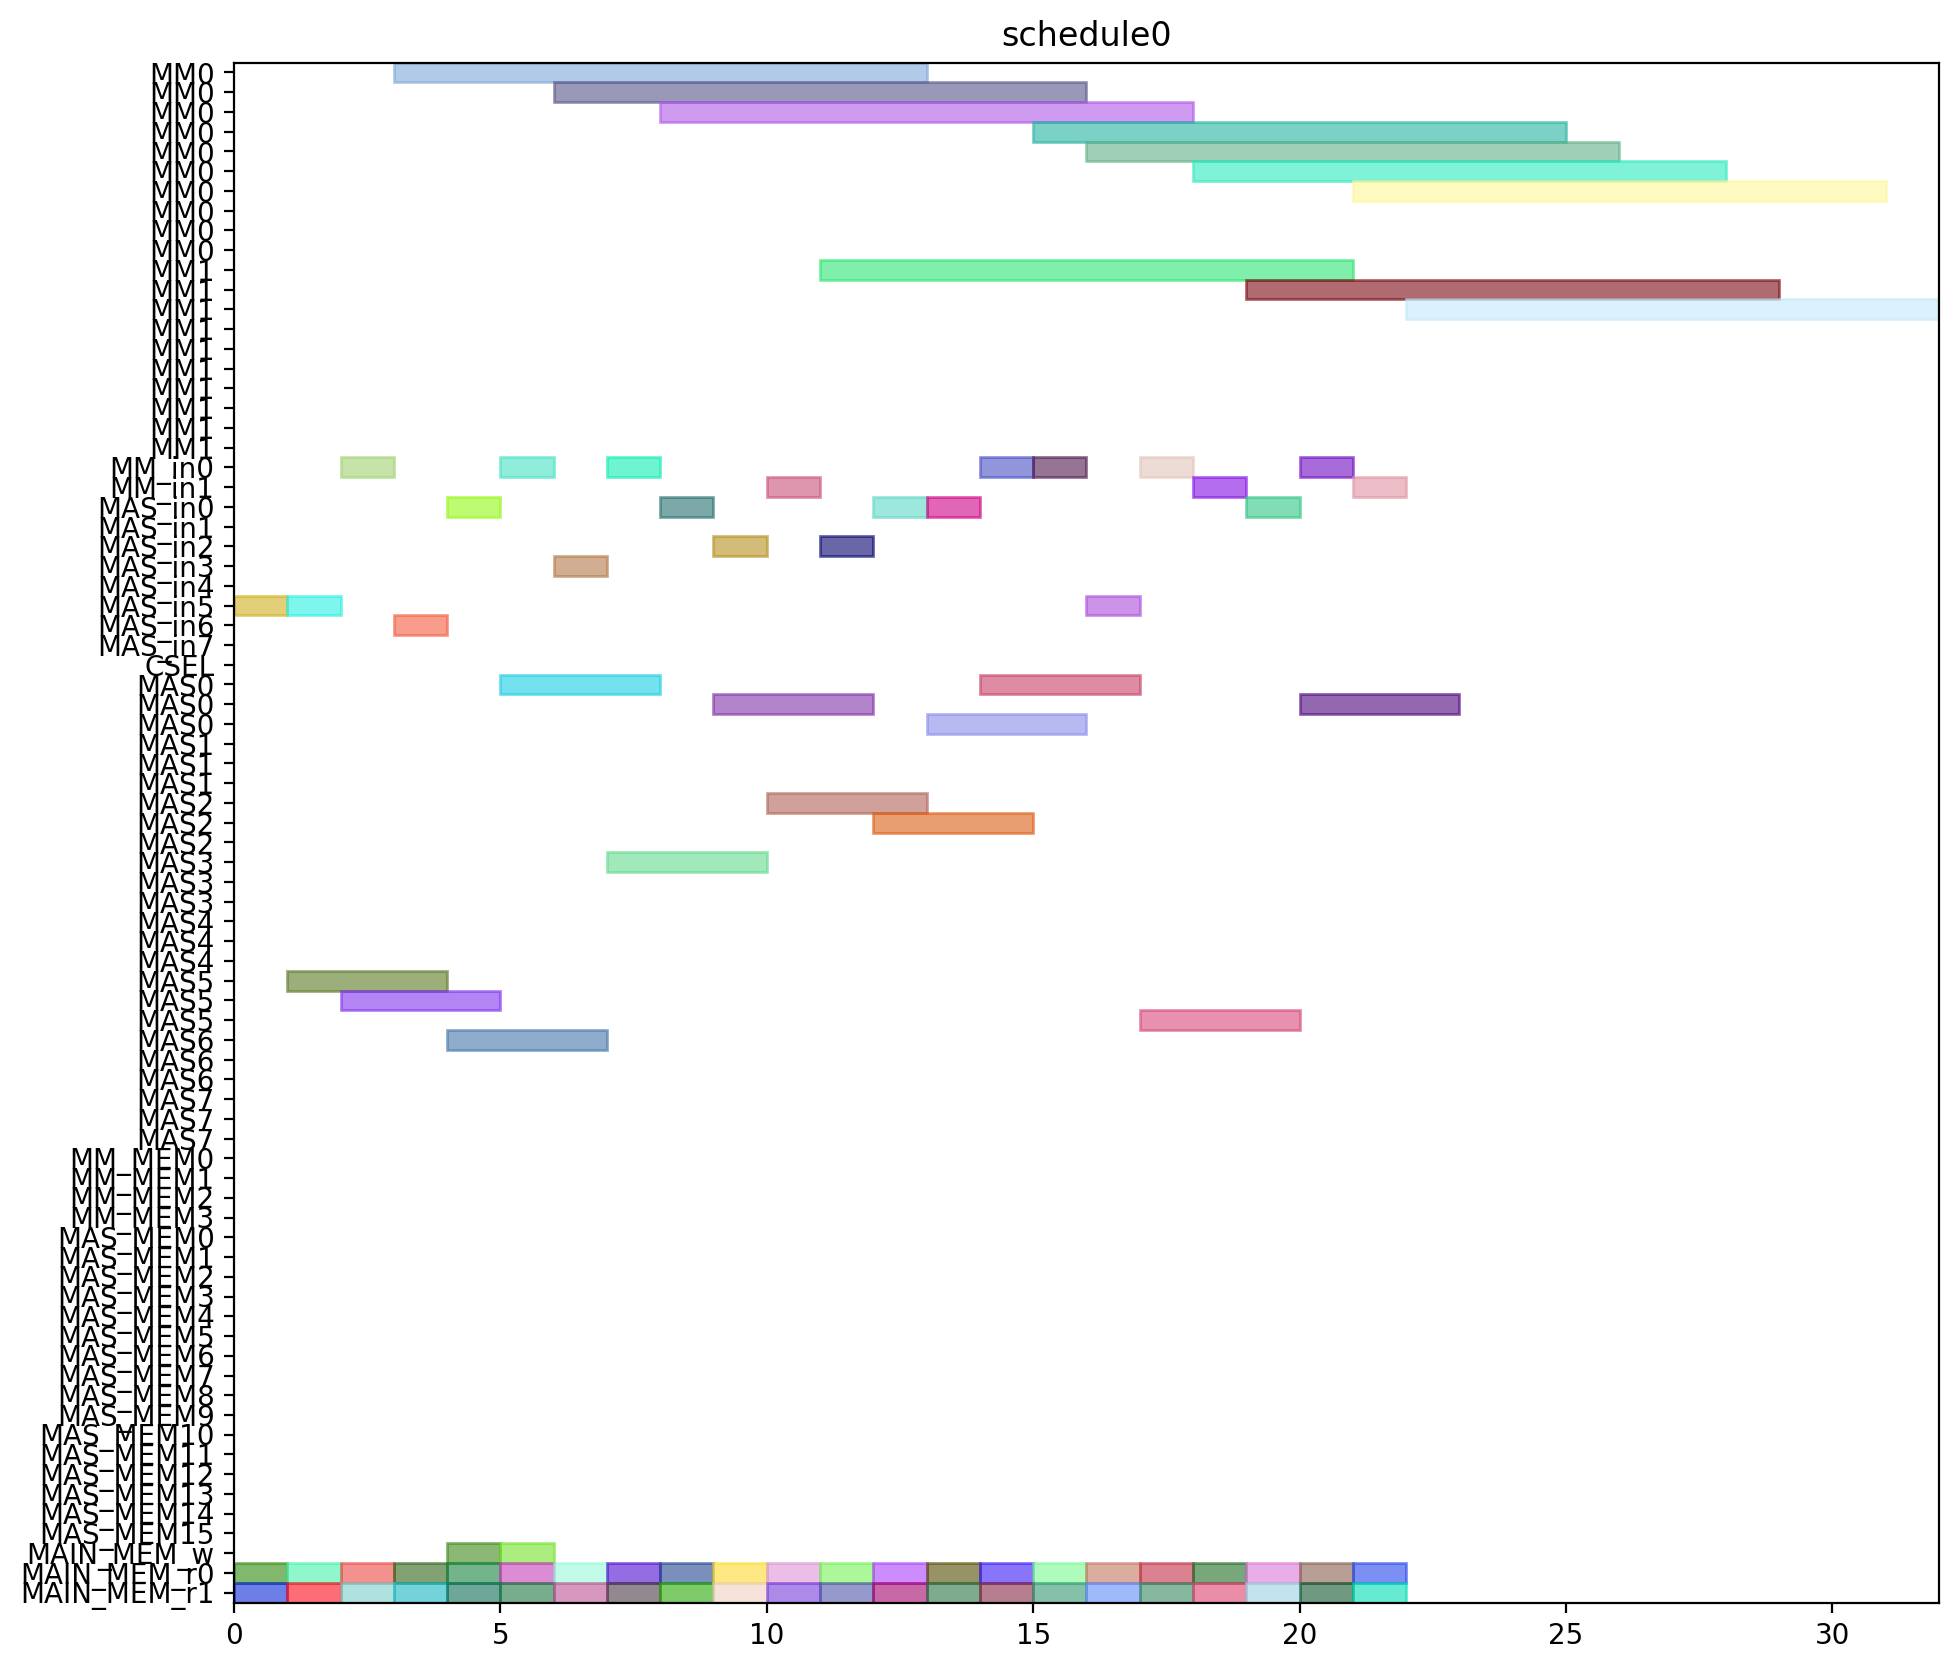

Write Python code to recreate this figure.
from pyschedule import Scenario, solvers, plotters, alt


def solve():
	horizon = 120
	S = Scenario("schedule0", horizon=horizon)

	# resource
	MM = S.Resources('MM', num=2, size=10)
	MM_in = S.Resources('MM_in', num=2)
	MAS_in = S.Resources('MAS_in', num=8)
	CSEL = S.Resource('CSEL')
	MAS = S.Resources('MAS', num=8, size=3, periods=range(1, horizon))
	MM_MEM = S.Resources('MM_MEM', num=4)
	MAS_MEM = S.Resources('MAS_MEM', num=16)
	MAIN_MEM_w = S.Resource('MAIN_MEM_w', size=1)
	MAIN_MEM_r = S.Resources('MAIN_MEM_r', num=2)

	# result of previous scheduling

	# new tasks
	c10_t0 = S.Task('c10_t0', length=10, delay_cost=1)
	c10_t0 += alt(MM)
	c10_t0_in = S.Task('c10_t0_in', length=1, delay_cost=1)
	c10_t0_in += alt(MM_in)
	S += c10_t0_in*MM_in[0]<=c10_t0*MM[0]
	S += c10_t0_in*MM_in[1]<=c10_t0*MM[1]
	c10_t0_mem0 = S.Task('c10_t0_mem0', length=1, delay_cost=1)
	c10_t0_mem0 += MAIN_MEM_r[0]
	S += c10_t0_mem0 <= c10_t0

	c10_t0_mem1 = S.Task('c10_t0_mem1', length=1, delay_cost=1)
	c10_t0_mem1 += MAIN_MEM_r[1]
	S += c10_t0_mem1 <= c10_t0

	c10_t1 = S.Task('c10_t1', length=10, delay_cost=1)
	c10_t1 += alt(MM)
	c10_t1_in = S.Task('c10_t1_in', length=1, delay_cost=1)
	c10_t1_in += alt(MM_in)
	S += c10_t1_in*MM_in[0]<=c10_t1*MM[0]
	S += c10_t1_in*MM_in[1]<=c10_t1*MM[1]
	c10_t1_mem0 = S.Task('c10_t1_mem0', length=1, delay_cost=1)
	c10_t1_mem0 += MAIN_MEM_r[0]
	S += c10_t1_mem0 <= c10_t1

	c10_t1_mem1 = S.Task('c10_t1_mem1', length=1, delay_cost=1)
	c10_t1_mem1 += MAIN_MEM_r[1]
	S += c10_t1_mem1 <= c10_t1

	c10_t2 = S.Task('c10_t2', length=3, delay_cost=1)
	c10_t2 += alt(MAS)
	c10_t2_in = S.Task('c10_t2_in', length=1, delay_cost=1)
	c10_t2_in += alt(MAS_in)
	S += c10_t2_in*MAS_in[0]<=c10_t2*MAS[0]

	S += c10_t2_in*MAS_in[1]<=c10_t2*MAS[1]

	S += c10_t2_in*MAS_in[2]<=c10_t2*MAS[2]

	S += c10_t2_in*MAS_in[3]<=c10_t2*MAS[3]

	S += c10_t2_in*MAS_in[4]<=c10_t2*MAS[4]

	S += c10_t2_in*MAS_in[5]<=c10_t2*MAS[5]

	S += c10_t2_in*MAS_in[6]<=c10_t2*MAS[6]

	S += c10_t2_in*MAS_in[7]<=c10_t2*MAS[7]

	c10_t2_mem0 = S.Task('c10_t2_mem0', length=1, delay_cost=1)
	c10_t2_mem0 += MAIN_MEM_r[0]
	S += c10_t2_mem0 <= c10_t2

	c10_t2_mem1 = S.Task('c10_t2_mem1', length=1, delay_cost=1)
	c10_t2_mem1 += MAIN_MEM_r[1]
	S += c10_t2_mem1 <= c10_t2

	c10_t3 = S.Task('c10_t3', length=3, delay_cost=1)
	c10_t3 += alt(MAS)
	c10_t3_in = S.Task('c10_t3_in', length=1, delay_cost=1)
	c10_t3_in += alt(MAS_in)
	S += c10_t3_in*MAS_in[0]<=c10_t3*MAS[0]

	S += c10_t3_in*MAS_in[1]<=c10_t3*MAS[1]

	S += c10_t3_in*MAS_in[2]<=c10_t3*MAS[2]

	S += c10_t3_in*MAS_in[3]<=c10_t3*MAS[3]

	S += c10_t3_in*MAS_in[4]<=c10_t3*MAS[4]

	S += c10_t3_in*MAS_in[5]<=c10_t3*MAS[5]

	S += c10_t3_in*MAS_in[6]<=c10_t3*MAS[6]

	S += c10_t3_in*MAS_in[7]<=c10_t3*MAS[7]

	c10_t3_mem0 = S.Task('c10_t3_mem0', length=1, delay_cost=1)
	c10_t3_mem0 += MAIN_MEM_r[0]
	S += c10_t3_mem0 <= c10_t3

	c10_t3_mem1 = S.Task('c10_t3_mem1', length=1, delay_cost=1)
	c10_t3_mem1 += MAIN_MEM_r[1]
	S += c10_t3_mem1 <= c10_t3

	c20_t0 = S.Task('c20_t0', length=10, delay_cost=1)
	c20_t0 += alt(MM)
	c20_t0_in = S.Task('c20_t0_in', length=1, delay_cost=1)
	c20_t0_in += alt(MM_in)
	S += c20_t0_in*MM_in[0]<=c20_t0*MM[0]
	S += c20_t0_in*MM_in[1]<=c20_t0*MM[1]
	c20_t0_mem0 = S.Task('c20_t0_mem0', length=1, delay_cost=1)
	c20_t0_mem0 += MAIN_MEM_r[0]
	S += c20_t0_mem0 <= c20_t0

	c20_t0_mem1 = S.Task('c20_t0_mem1', length=1, delay_cost=1)
	c20_t0_mem1 += MAIN_MEM_r[1]
	S += c20_t0_mem1 <= c20_t0

	c20_t1 = S.Task('c20_t1', length=10, delay_cost=1)
	c20_t1 += alt(MM)
	c20_t1_in = S.Task('c20_t1_in', length=1, delay_cost=1)
	c20_t1_in += alt(MM_in)
	S += c20_t1_in*MM_in[0]<=c20_t1*MM[0]
	S += c20_t1_in*MM_in[1]<=c20_t1*MM[1]
	c20_t1_mem0 = S.Task('c20_t1_mem0', length=1, delay_cost=1)
	c20_t1_mem0 += MAIN_MEM_r[0]
	S += c20_t1_mem0 <= c20_t1

	c20_t1_mem1 = S.Task('c20_t1_mem1', length=1, delay_cost=1)
	c20_t1_mem1 += MAIN_MEM_r[1]
	S += c20_t1_mem1 <= c20_t1

	c20_t2 = S.Task('c20_t2', length=3, delay_cost=1)
	c20_t2 += alt(MAS)
	c20_t2_in = S.Task('c20_t2_in', length=1, delay_cost=1)
	c20_t2_in += alt(MAS_in)
	S += c20_t2_in*MAS_in[0]<=c20_t2*MAS[0]

	S += c20_t2_in*MAS_in[1]<=c20_t2*MAS[1]

	S += c20_t2_in*MAS_in[2]<=c20_t2*MAS[2]

	S += c20_t2_in*MAS_in[3]<=c20_t2*MAS[3]

	S += c20_t2_in*MAS_in[4]<=c20_t2*MAS[4]

	S += c20_t2_in*MAS_in[5]<=c20_t2*MAS[5]

	S += c20_t2_in*MAS_in[6]<=c20_t2*MAS[6]

	S += c20_t2_in*MAS_in[7]<=c20_t2*MAS[7]

	c20_t2_mem0 = S.Task('c20_t2_mem0', length=1, delay_cost=1)
	c20_t2_mem0 += MAIN_MEM_r[0]
	S += c20_t2_mem0 <= c20_t2

	c20_t2_mem1 = S.Task('c20_t2_mem1', length=1, delay_cost=1)
	c20_t2_mem1 += MAIN_MEM_r[1]
	S += c20_t2_mem1 <= c20_t2

	c20_t3 = S.Task('c20_t3', length=3, delay_cost=1)
	c20_t3 += alt(MAS)
	c20_t3_in = S.Task('c20_t3_in', length=1, delay_cost=1)
	c20_t3_in += alt(MAS_in)
	S += c20_t3_in*MAS_in[0]<=c20_t3*MAS[0]

	S += c20_t3_in*MAS_in[1]<=c20_t3*MAS[1]

	S += c20_t3_in*MAS_in[2]<=c20_t3*MAS[2]

	S += c20_t3_in*MAS_in[3]<=c20_t3*MAS[3]

	S += c20_t3_in*MAS_in[4]<=c20_t3*MAS[4]

	S += c20_t3_in*MAS_in[5]<=c20_t3*MAS[5]

	S += c20_t3_in*MAS_in[6]<=c20_t3*MAS[6]

	S += c20_t3_in*MAS_in[7]<=c20_t3*MAS[7]

	c20_t3_mem0 = S.Task('c20_t3_mem0', length=1, delay_cost=1)
	c20_t3_mem0 += MAIN_MEM_r[0]
	S += c20_t3_mem0 <= c20_t3

	c20_t3_mem1 = S.Task('c20_t3_mem1', length=1, delay_cost=1)
	c20_t3_mem1 += MAIN_MEM_r[1]
	S += c20_t3_mem1 <= c20_t3

	c01_t0 = S.Task('c01_t0', length=10, delay_cost=1)
	c01_t0 += alt(MM)
	c01_t0_in = S.Task('c01_t0_in', length=1, delay_cost=1)
	c01_t0_in += alt(MM_in)
	S += c01_t0_in*MM_in[0]<=c01_t0*MM[0]
	S += c01_t0_in*MM_in[1]<=c01_t0*MM[1]
	c01_t0_mem0 = S.Task('c01_t0_mem0', length=1, delay_cost=1)
	c01_t0_mem0 += MAIN_MEM_r[0]
	S += c01_t0_mem0 <= c01_t0

	c01_t0_mem1 = S.Task('c01_t0_mem1', length=1, delay_cost=1)
	c01_t0_mem1 += MAIN_MEM_r[1]
	S += c01_t0_mem1 <= c01_t0

	c01_t1 = S.Task('c01_t1', length=10, delay_cost=1)
	c01_t1 += alt(MM)
	c01_t1_in = S.Task('c01_t1_in', length=1, delay_cost=1)
	c01_t1_in += alt(MM_in)
	S += c01_t1_in*MM_in[0]<=c01_t1*MM[0]
	S += c01_t1_in*MM_in[1]<=c01_t1*MM[1]
	c01_t1_mem0 = S.Task('c01_t1_mem0', length=1, delay_cost=1)
	c01_t1_mem0 += MAIN_MEM_r[0]
	S += c01_t1_mem0 <= c01_t1

	c01_t1_mem1 = S.Task('c01_t1_mem1', length=1, delay_cost=1)
	c01_t1_mem1 += MAIN_MEM_r[1]
	S += c01_t1_mem1 <= c01_t1

	c01_t2 = S.Task('c01_t2', length=3, delay_cost=1)
	c01_t2 += alt(MAS)
	c01_t2_in = S.Task('c01_t2_in', length=1, delay_cost=1)
	c01_t2_in += alt(MAS_in)
	S += c01_t2_in*MAS_in[0]<=c01_t2*MAS[0]

	S += c01_t2_in*MAS_in[1]<=c01_t2*MAS[1]

	S += c01_t2_in*MAS_in[2]<=c01_t2*MAS[2]

	S += c01_t2_in*MAS_in[3]<=c01_t2*MAS[3]

	S += c01_t2_in*MAS_in[4]<=c01_t2*MAS[4]

	S += c01_t2_in*MAS_in[5]<=c01_t2*MAS[5]

	S += c01_t2_in*MAS_in[6]<=c01_t2*MAS[6]

	S += c01_t2_in*MAS_in[7]<=c01_t2*MAS[7]

	c01_t2_mem0 = S.Task('c01_t2_mem0', length=1, delay_cost=1)
	c01_t2_mem0 += MAIN_MEM_r[0]
	S += c01_t2_mem0 <= c01_t2

	c01_t2_mem1 = S.Task('c01_t2_mem1', length=1, delay_cost=1)
	c01_t2_mem1 += MAIN_MEM_r[1]
	S += c01_t2_mem1 <= c01_t2

	c01_t3 = S.Task('c01_t3', length=3, delay_cost=1)
	c01_t3 += alt(MAS)
	c01_t3_in = S.Task('c01_t3_in', length=1, delay_cost=1)
	c01_t3_in += alt(MAS_in)
	S += c01_t3_in*MAS_in[0]<=c01_t3*MAS[0]

	S += c01_t3_in*MAS_in[1]<=c01_t3*MAS[1]

	S += c01_t3_in*MAS_in[2]<=c01_t3*MAS[2]

	S += c01_t3_in*MAS_in[3]<=c01_t3*MAS[3]

	S += c01_t3_in*MAS_in[4]<=c01_t3*MAS[4]

	S += c01_t3_in*MAS_in[5]<=c01_t3*MAS[5]

	S += c01_t3_in*MAS_in[6]<=c01_t3*MAS[6]

	S += c01_t3_in*MAS_in[7]<=c01_t3*MAS[7]

	c01_t3_mem0 = S.Task('c01_t3_mem0', length=1, delay_cost=1)
	c01_t3_mem0 += MAIN_MEM_r[0]
	S += c01_t3_mem0 <= c01_t3

	c01_t3_mem1 = S.Task('c01_t3_mem1', length=1, delay_cost=1)
	c01_t3_mem1 += MAIN_MEM_r[1]
	S += c01_t3_mem1 <= c01_t3

	c11_t0 = S.Task('c11_t0', length=10, delay_cost=1)
	c11_t0 += alt(MM)
	c11_t0_in = S.Task('c11_t0_in', length=1, delay_cost=1)
	c11_t0_in += alt(MM_in)
	S += c11_t0_in*MM_in[0]<=c11_t0*MM[0]
	S += c11_t0_in*MM_in[1]<=c11_t0*MM[1]
	c11_t0_mem0 = S.Task('c11_t0_mem0', length=1, delay_cost=1)
	c11_t0_mem0 += MAIN_MEM_r[0]
	S += c11_t0_mem0 <= c11_t0

	c11_t0_mem1 = S.Task('c11_t0_mem1', length=1, delay_cost=1)
	c11_t0_mem1 += MAIN_MEM_r[1]
	S += c11_t0_mem1 <= c11_t0

	c11_t1 = S.Task('c11_t1', length=10, delay_cost=1)
	c11_t1 += alt(MM)
	c11_t1_in = S.Task('c11_t1_in', length=1, delay_cost=1)
	c11_t1_in += alt(MM_in)
	S += c11_t1_in*MM_in[0]<=c11_t1*MM[0]
	S += c11_t1_in*MM_in[1]<=c11_t1*MM[1]
	c11_t1_mem0 = S.Task('c11_t1_mem0', length=1, delay_cost=1)
	c11_t1_mem0 += MAIN_MEM_r[0]
	S += c11_t1_mem0 <= c11_t1

	c11_t1_mem1 = S.Task('c11_t1_mem1', length=1, delay_cost=1)
	c11_t1_mem1 += MAIN_MEM_r[1]
	S += c11_t1_mem1 <= c11_t1

	c11_t2 = S.Task('c11_t2', length=3, delay_cost=1)
	c11_t2 += alt(MAS)
	c11_t2_in = S.Task('c11_t2_in', length=1, delay_cost=1)
	c11_t2_in += alt(MAS_in)
	S += c11_t2_in*MAS_in[0]<=c11_t2*MAS[0]

	S += c11_t2_in*MAS_in[1]<=c11_t2*MAS[1]

	S += c11_t2_in*MAS_in[2]<=c11_t2*MAS[2]

	S += c11_t2_in*MAS_in[3]<=c11_t2*MAS[3]

	S += c11_t2_in*MAS_in[4]<=c11_t2*MAS[4]

	S += c11_t2_in*MAS_in[5]<=c11_t2*MAS[5]

	S += c11_t2_in*MAS_in[6]<=c11_t2*MAS[6]

	S += c11_t2_in*MAS_in[7]<=c11_t2*MAS[7]

	c11_t2_mem0 = S.Task('c11_t2_mem0', length=1, delay_cost=1)
	c11_t2_mem0 += MAIN_MEM_r[0]
	S += c11_t2_mem0 <= c11_t2

	c11_t2_mem1 = S.Task('c11_t2_mem1', length=1, delay_cost=1)
	c11_t2_mem1 += MAIN_MEM_r[1]
	S += c11_t2_mem1 <= c11_t2

	c11_t3 = S.Task('c11_t3', length=3, delay_cost=1)
	c11_t3 += alt(MAS)
	c11_t3_in = S.Task('c11_t3_in', length=1, delay_cost=1)
	c11_t3_in += alt(MAS_in)
	S += c11_t3_in*MAS_in[0]<=c11_t3*MAS[0]

	S += c11_t3_in*MAS_in[1]<=c11_t3*MAS[1]

	S += c11_t3_in*MAS_in[2]<=c11_t3*MAS[2]

	S += c11_t3_in*MAS_in[3]<=c11_t3*MAS[3]

	S += c11_t3_in*MAS_in[4]<=c11_t3*MAS[4]

	S += c11_t3_in*MAS_in[5]<=c11_t3*MAS[5]

	S += c11_t3_in*MAS_in[6]<=c11_t3*MAS[6]

	S += c11_t3_in*MAS_in[7]<=c11_t3*MAS[7]

	c11_t3_mem0 = S.Task('c11_t3_mem0', length=1, delay_cost=1)
	c11_t3_mem0 += MAIN_MEM_r[0]
	S += c11_t3_mem0 <= c11_t3

	c11_t3_mem1 = S.Task('c11_t3_mem1', length=1, delay_cost=1)
	c11_t3_mem1 += MAIN_MEM_r[1]
	S += c11_t3_mem1 <= c11_t3

	c21_t0 = S.Task('c21_t0', length=10, delay_cost=1)
	c21_t0 += alt(MM)
	c21_t0_in = S.Task('c21_t0_in', length=1, delay_cost=1)
	c21_t0_in += alt(MM_in)
	S += c21_t0_in*MM_in[0]<=c21_t0*MM[0]
	S += c21_t0_in*MM_in[1]<=c21_t0*MM[1]
	c21_t0_mem0 = S.Task('c21_t0_mem0', length=1, delay_cost=1)
	c21_t0_mem0 += MAIN_MEM_r[0]
	S += c21_t0_mem0 <= c21_t0

	c21_t0_mem1 = S.Task('c21_t0_mem1', length=1, delay_cost=1)
	c21_t0_mem1 += MAIN_MEM_r[1]
	S += c21_t0_mem1 <= c21_t0

	c21_t1 = S.Task('c21_t1', length=10, delay_cost=1)
	c21_t1 += alt(MM)
	c21_t1_in = S.Task('c21_t1_in', length=1, delay_cost=1)
	c21_t1_in += alt(MM_in)
	S += c21_t1_in*MM_in[0]<=c21_t1*MM[0]
	S += c21_t1_in*MM_in[1]<=c21_t1*MM[1]
	c21_t1_mem0 = S.Task('c21_t1_mem0', length=1, delay_cost=1)
	c21_t1_mem0 += MAIN_MEM_r[0]
	S += c21_t1_mem0 <= c21_t1

	c21_t1_mem1 = S.Task('c21_t1_mem1', length=1, delay_cost=1)
	c21_t1_mem1 += MAIN_MEM_r[1]
	S += c21_t1_mem1 <= c21_t1

	c21_t2 = S.Task('c21_t2', length=3, delay_cost=1)
	c21_t2 += alt(MAS)
	c21_t2_in = S.Task('c21_t2_in', length=1, delay_cost=1)
	c21_t2_in += alt(MAS_in)
	S += c21_t2_in*MAS_in[0]<=c21_t2*MAS[0]

	S += c21_t2_in*MAS_in[1]<=c21_t2*MAS[1]

	S += c21_t2_in*MAS_in[2]<=c21_t2*MAS[2]

	S += c21_t2_in*MAS_in[3]<=c21_t2*MAS[3]

	S += c21_t2_in*MAS_in[4]<=c21_t2*MAS[4]

	S += c21_t2_in*MAS_in[5]<=c21_t2*MAS[5]

	S += c21_t2_in*MAS_in[6]<=c21_t2*MAS[6]

	S += c21_t2_in*MAS_in[7]<=c21_t2*MAS[7]

	c21_t2_mem0 = S.Task('c21_t2_mem0', length=1, delay_cost=1)
	c21_t2_mem0 += MAIN_MEM_r[0]
	S += c21_t2_mem0 <= c21_t2

	c21_t2_mem1 = S.Task('c21_t2_mem1', length=1, delay_cost=1)
	c21_t2_mem1 += MAIN_MEM_r[1]
	S += c21_t2_mem1 <= c21_t2

	c21_t3 = S.Task('c21_t3', length=3, delay_cost=1)
	c21_t3 += alt(MAS)
	c21_t3_in = S.Task('c21_t3_in', length=1, delay_cost=1)
	c21_t3_in += alt(MAS_in)
	S += c21_t3_in*MAS_in[0]<=c21_t3*MAS[0]

	S += c21_t3_in*MAS_in[1]<=c21_t3*MAS[1]

	S += c21_t3_in*MAS_in[2]<=c21_t3*MAS[2]

	S += c21_t3_in*MAS_in[3]<=c21_t3*MAS[3]

	S += c21_t3_in*MAS_in[4]<=c21_t3*MAS[4]

	S += c21_t3_in*MAS_in[5]<=c21_t3*MAS[5]

	S += c21_t3_in*MAS_in[6]<=c21_t3*MAS[6]

	S += c21_t3_in*MAS_in[7]<=c21_t3*MAS[7]

	c21_t3_mem0 = S.Task('c21_t3_mem0', length=1, delay_cost=1)
	c21_t3_mem0 += MAIN_MEM_r[0]
	S += c21_t3_mem0 <= c21_t3

	c21_t3_mem1 = S.Task('c21_t3_mem1', length=1, delay_cost=1)
	c21_t3_mem1 += MAIN_MEM_r[1]
	S += c21_t3_mem1 <= c21_t3

	c000 = S.Task('c000', length=3, delay_cost=1)
	c000 += alt(MAS)
	c000_in = S.Task('c000_in', length=1, delay_cost=1)
	c000_in += alt(MAS_in)
	S += c000_in*MAS_in[0]<=c000*MAS[0]

	S += c000_in*MAS_in[1]<=c000*MAS[1]

	S += c000_in*MAS_in[2]<=c000*MAS[2]

	S += c000_in*MAS_in[3]<=c000*MAS[3]

	S += c000_in*MAS_in[4]<=c000*MAS[4]

	S += c000_in*MAS_in[5]<=c000*MAS[5]

	S += c000_in*MAS_in[6]<=c000*MAS[6]

	S += c000_in*MAS_in[7]<=c000*MAS[7]

	S += 0<c000

	c000_w = S.Task('c000_w', length=1, delay_cost=1)
	c000_w += alt(MAIN_MEM_w)
	S += c000 <= c000_w

	c000_mem0 = S.Task('c000_mem0', length=1, delay_cost=1)
	c000_mem0 += MAIN_MEM_r[0]
	S += c000_mem0 <= c000

	c000_mem1 = S.Task('c000_mem1', length=1, delay_cost=1)
	c000_mem1 += MAIN_MEM_r[1]
	S += c000_mem1 <= c000

	c001 = S.Task('c001', length=3, delay_cost=1)
	c001 += alt(MAS)
	c001_in = S.Task('c001_in', length=1, delay_cost=1)
	c001_in += alt(MAS_in)
	S += c001_in*MAS_in[0]<=c001*MAS[0]

	S += c001_in*MAS_in[1]<=c001*MAS[1]

	S += c001_in*MAS_in[2]<=c001*MAS[2]

	S += c001_in*MAS_in[3]<=c001*MAS[3]

	S += c001_in*MAS_in[4]<=c001*MAS[4]

	S += c001_in*MAS_in[5]<=c001*MAS[5]

	S += c001_in*MAS_in[6]<=c001*MAS[6]

	S += c001_in*MAS_in[7]<=c001*MAS[7]

	S += 0<c001

	c001_w = S.Task('c001_w', length=1, delay_cost=1)
	c001_w += alt(MAIN_MEM_w)
	S += c001 <= c001_w

	c001_mem0 = S.Task('c001_mem0', length=1, delay_cost=1)
	c001_mem0 += MAIN_MEM_r[0]
	S += c001_mem0 <= c001

	c001_mem1 = S.Task('c001_mem1', length=1, delay_cost=1)
	c001_mem1 += MAIN_MEM_r[1]
	S += c001_mem1 <= c001

	solvers.mip.solve(S,msg=1,kind='CPLEX',ratio_gap=1.01)

	solution = [['hoge']*len(S.solution()[1]) for i in range(len(S.solution()))]
	for i in range(len(S.solution())):
		for j in range(len(S.solution()[i])):
			solution[i][j]=str(S.solution()[i][j])
	print(solution)

	cycles = int(solution[-1][3])

	pic_file_name = "/mnt/rose/usr1/fukuda/ABE/multiRAM_multiMAS_16mux/scheduling_result/stage10MM2_stage3MAS8/FROB/schedule0.png"
	if(S.solution() != []):
		plotters.matplotlib.plot(S,img_filename=pic_file_name, show_task_labels=False, fig_size=(cycles*0.25+3, 10))

	return solution
